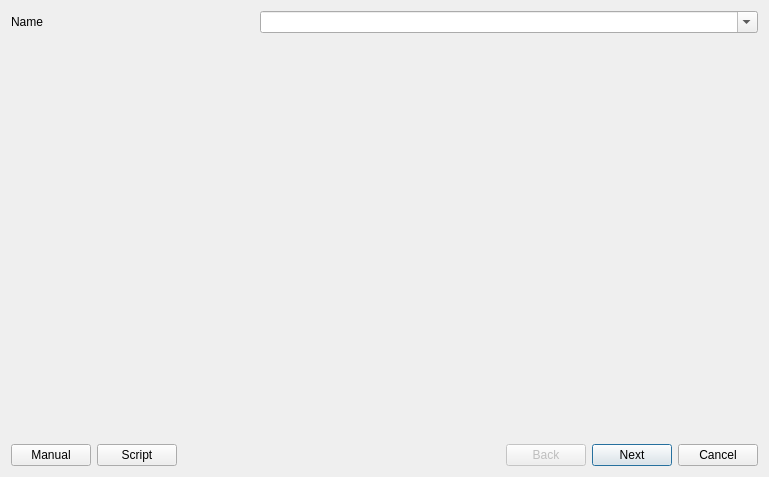
<?xml version="1.0" encoding="UTF-8"?>
<ui version="4.0">
 <class>WizardInstallerDialog</class>
 <widget class="QDialog" name="WizardInstallerDialog">
  <property name="geometry">
   <rect>
    <x>0</x>
    <y>0</y>
    <width>769</width>
    <height>477</height>
   </rect>
  </property>
  <property name="windowTitle">
   <string>BAIN Wizard Installer</string>
  </property>
  <layout class="QVBoxLayout" name="verticalLayout" stretch="0,0,0">
   <item>
    <layout class="QHBoxLayout" name="horizontalLayout_2" stretch="1,2">
     <property name="spacing">
      <number>0</number>
     </property>
     <item>
      <widget class="QLabel" name="label">
       <property name="text">
        <string>Name</string>
       </property>
      </widget>
     </item>
     <item>
      <widget class="QComboBox" name="nameCombo">
       <property name="sizePolicy">
        <sizepolicy hsizetype="Minimum" vsizetype="Fixed">
         <horstretch>0</horstretch>
         <verstretch>0</verstretch>
        </sizepolicy>
       </property>
       <property name="editable">
        <bool>true</bool>
       </property>
      </widget>
     </item>
    </layout>
   </item>
   <item>
    <widget class="QStackedWidget" name="stackedWidget">
     <property name="currentIndex">
      <number>-1</number>
     </property>
    </widget>
   </item>
   <item>
    <layout class="QHBoxLayout" name="horizontalLayout_3">
     <item>
      <widget class="QPushButton" name="manualBtn">
       <property name="text">
        <string>Manual</string>
       </property>
       <property name="autoDefault">
        <bool>false</bool>
       </property>
      </widget>
     </item>
     <item>
      <widget class="QPushButton" name="scriptBtn">
       <property name="text">
        <string>Script</string>
       </property>
       <property name="autoDefault">
        <bool>false</bool>
       </property>
      </widget>
     </item>
     <item>
      <spacer name="horizontalSpacer">
       <property name="orientation">
        <enum>Qt::Horizontal</enum>
       </property>
       <property name="sizeHint" stdset="0">
        <size>
         <width>40</width>
         <height>20</height>
        </size>
       </property>
      </spacer>
     </item>
     <item>
      <widget class="QPushButton" name="prevBtn">
       <property name="enabled">
        <bool>false</bool>
       </property>
       <property name="text">
        <string>Back</string>
       </property>
       <property name="autoDefault">
        <bool>false</bool>
       </property>
      </widget>
     </item>
     <item>
      <widget class="QPushButton" name="nextBtn">
       <property name="text">
        <string>Next</string>
       </property>
      </widget>
     </item>
     <item>
      <widget class="QPushButton" name="cancelBtn">
       <property name="text">
        <string>Cancel</string>
       </property>
       <property name="autoDefault">
        <bool>false</bool>
       </property>
       <property name="default">
        <bool>false</bool>
       </property>
       <property name="flat">
        <bool>false</bool>
       </property>
      </widget>
     </item>
    </layout>
   </item>
  </layout>
 </widget>
 <resources/>
 <connections/>
</ui>
